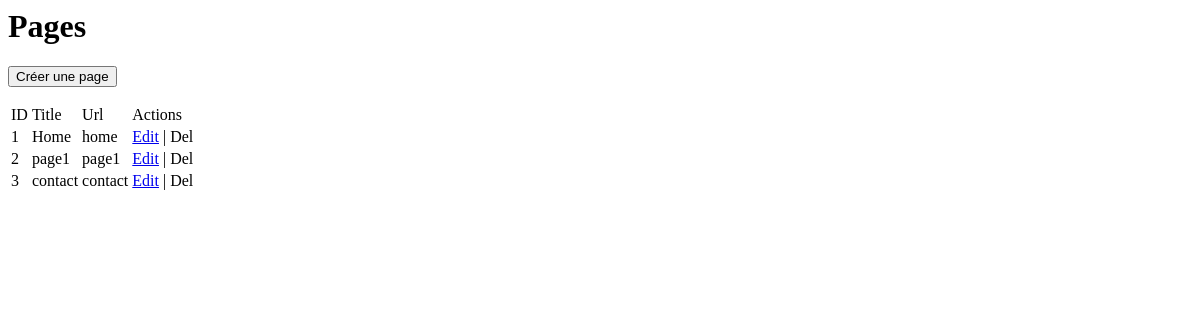
Before: /modules/SK_Administrator/view/menu.php with the older database file.
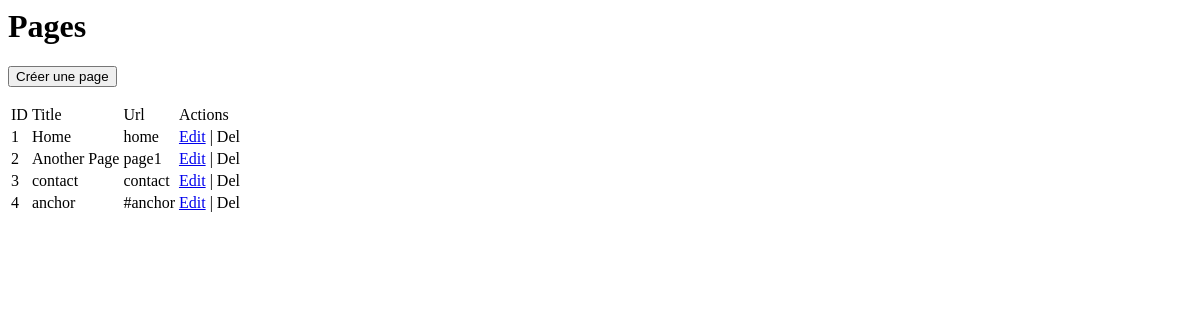
After: the same page with the newer database file.
### tables this page shows
CREATE TABLE IF NOT EXISTS `sk_menu` (
  `id` int(11) NOT NULL AUTO_INCREMENT,
  `displayed_title` varchar(255) NOT NULL,
  `url` text NOT NULL,
  PRIMARY KEY (`id`)
);

### core/classes/SK_Persist.php (called while the page is built, shortened)
<?php
class SK_Persist {
    function SK_Persist()
    {
        $this->host="localhost";
        $this->dbname="SKCms";
        $this->user = "root";
        $this->pass = "root";
    }
    function Connect()
    {
        return new PDO("mysql:host=$this->host;dbname=$this->dbname", $this->user, $this->pass, array(PDO::MYSQL_ATTR_INIT_COMMAND => 'SET NAMES utf8'));
    }
    function GetData($table, $key, $where="1=1")
    {
        $db = $this->Connect();
        $result=$db->query("SELECT ".$key." FROM ".$table." WHERE ".$where);
        $result->setFetchMode(PDO::FETCH_OBJ);
        return $result->fetchAll();
    }
}

### modules/SK_Administrator/view/menu.php (the view, shortened to what this page needs)
<?php
if(isset($_GET['k']))
{
    $db = new SK_Persist();
    $t = $db->GetFirstData("sk_pages","page_title,content","id='".$_GET['k']."'");
    $title = $t->page_title;
    $content = $t->content;
    ?>
    <script src="//ajax.googleapis.com/ajax/libs/jquery/1.9.1/jquery.min.js"></script>
    <script src="/libs/ckeditor/ckeditor.js"></script>
    <script src="/libs/ckeditor/adapters/jquery.js"></script>
    <script>
        CKEDITOR.disableAutoInline = true;
        $( document ).ready( function() {
            $( '#editor' ).ckeditor(); // Use CKEDITOR.replace() if element is <textarea>.
        } );
        function setValue() {
            $( '#editor1' ).val( $( 'input#val' ).val() );
        }
    </script>
    <h1>Edit page</h1>
    <input type="text" name="title" id="title" value="<?php echo $title; ?>">
    <textarea cols="80" id="editor" name="editor" rows="10">
        <?php echo $content; ?>
    </textarea>
<?php
}
else
{
    $db = new SK_Persist();
    $t = $db->GetData("sk_menu","id,displayed_title,url");
    $html = "";
    foreach($t as $val)
    {
        $html.="<tr>";
        $html.="<td>".$val->id."</td>";
        $html.="<td>".$val->displayed_title."</td>";
        $html.="<td>".$val->url."</td>";
        $html.="<td><a href='".$val->id."'>Edit</a> | Del</td>";
        $html.="</tr>";
    }
    ?>
    <h1>Pages</h1>
    <p><button>Créer une page</button></p>
    <table>
        <thead class="first">
        <td>ID</td>
        <td>Title</td>
        <td>Url</td>
        <td>Actions</td>
        </thead>
        <?php echo $html; ?>
    </table>
<?php
}
?>

Changed rows visible on the page:
changed sk_menu "page1": displayed_title "page1" → "Another Page"
added sk_menu: id "4", displayed_title "anchor", url "#anchor"
